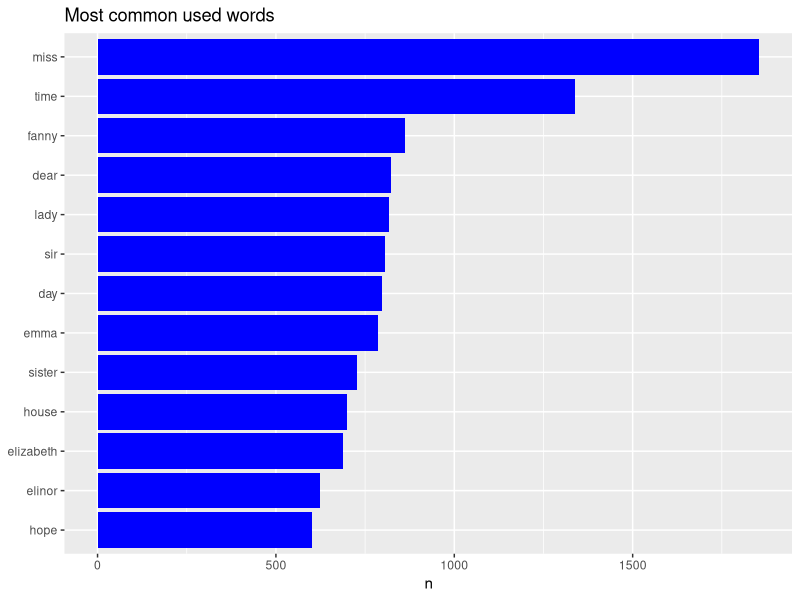

The R source for this figure:
## ---- chunk 1
knitr::opts_chunk$set(echo = TRUE)
## ---- chunk 2
text <- c("Because I could not stop for Death -",
          "He kindly stopped for me -",
          "The Carriage held but just Ourselves -",
          "and Immortality")
text
## ---- chunk 3
library(dplyr)
library(tibble)
text_df <- data_frame(line = 1:4, text = text)
text_df
## ---- chunk 4
library(tidytext)
text_df %>% 
  unnest_tokens(output=word, input=text)
## ---- chunk 5
library(janeaustenr)
library(stringr)
original_books <- austen_books() %>%
  # adding two new columns linenumber and chapter
    group_by(book) %>% mutate(linenumber = row_number(),
    chapter = cumsum(str_detect(text, regex("^chapter [\\divxlc]",
    ignore_case = TRUE)))) %>%  ungroup()
as_tibble(original_books)
## ---- chunk 6
tidy_books = original_books %>%
              unnest_tokens(output = word, input = text)
tidy_books
# COUNTING THE FREQUENCY OF THE WORDS
tidy_books %>% 
  count(word, sort = TRUE)
## ---- chunk 7
data("stop_words")
stop_words
# removing stop words
tidy_books = tidy_books %>% 
              anti_join(stop_words)
tidy_books

# counting the most common words
tidy_books %>% 
      count(word, sort = TRUE)
# counting the most common books
tidy_books %>% 
      count(book, sort = TRUE)
# counting the number of chapters
tidy_books %>% 
      count(chapter, sort = FALSE)
## ---- chunk 8
library(ggplot2)
tidy_books %>%
  count(word, sort = TRUE) %>%
  filter(n > 600) %>%
  mutate(word = reorder(word, n)) %>%
  ggplot(aes(word, n)) +
  geom_col(fill='blue') +  xlab(NULL) + 
  coord_flip() + ggtitle('Most common used words')
## ---- chunk 9
library(tidyverse)
library(janeaustenr)
janeaustenr::austen_books()[1:100,]
austen_books() %>% group_by(book) %>% summarise(total_lines=n())
# view(emma)
